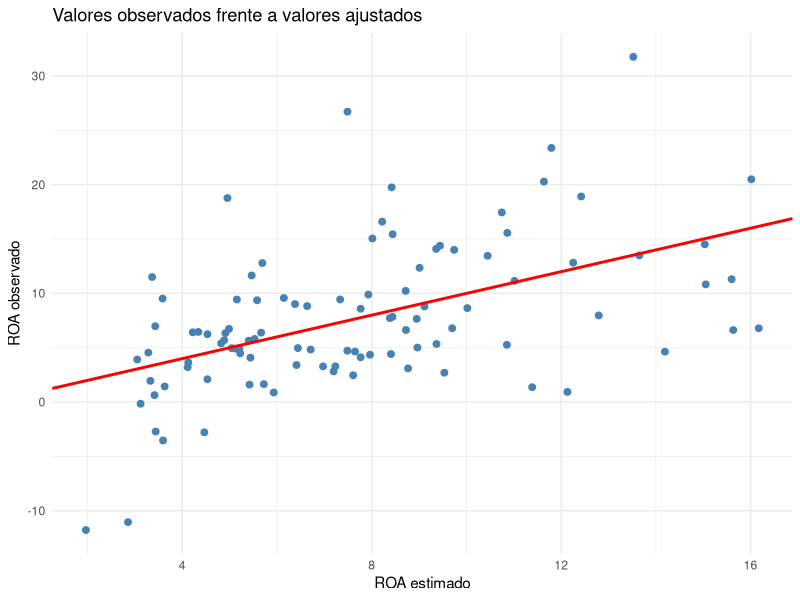

Write the R code that produced this figure. (Note: this script raises an error after producing the figure.)
## ---- chunk 1
#| include: false
library(readxl)
library(dplyr)
library(knitr)
library(ggplot2)
library(car)
library(strucchange)
## ---- chunk 2
datos <- read_excel("data/BD_SABI.xlsx", sheet = "Datos")
modelo <- lm(
    ROA ~ ENDEUDAMIENTO + LIQUIDEZ_INMEDIATA,
    data = datos
)
modelo
## ---- chunk 3
datos$ROA_estimado <- fitted(modelo)

ggplot(datos, aes(x = ROA_estimado, y = ROA)) +
  geom_point(color = "steelblue", size = 2) +
  geom_abline(intercept = 0, slope = 1,
              color = "red", linewidth = 1) +
  labs(
    title = "Valores observados frente a valores ajustados",
    x = "ROA estimado",
    y = "ROA observado"
  ) +
  theme_minimal()
## ---- chunk 4
modelo$residuals
## ---- chunk 5
SCR <- deviance(modelo)
SCR
## ---- chunk 6
n <- nobs(modelo)
k <- length(coef(modelo))

sigma2 <- SCR / (n - k)
sigma2
## ---- chunk 7
sigma(modelo)^2
## ---- chunk 8
vcov(modelo)
## ---- chunk 9
summary(modelo)$r.squared
## ---- chunk 10
datos <- read_excel("data/BD_SABI.xlsx", sheet = "Datos")
set.seed(1234)

# Variable aleatoria independiente del resto
datos$ID <- 1:nrow(datos)

modelo_id <- lm(
    ROA ~ ENDEUDAMIENTO + LIQUIDEZ_INMEDIATA+ID,
    data = datos
)
# Comparación
data.frame(
  Modelo = c("Original", "Con ID"),
  R2 = c(summary(modelo)$r.squared,
         summary(modelo_id)$r.squared),
  R2_corregido = c(summary(modelo)$adj.r.squared,
                   summary(modelo_id)$adj.r.squared)
)
## ---- chunk 11
modelo1 <- lm(
  ROA ~ LIQUIDEZ_INMEDIATA,
  data = datos)
## ---- chunk 12
modelo2 <- lm(
  ROA ~ LIQUIDEZ_INMEDIATA + ENDEUDAMIENTO + EMPLEADOS,
  data = datos
)
## ---- chunk 13
modelo3 <- lm(
  ROA ~ LIQUIDEZ_INMEDIATA + ENDEUDAMIENTO + EMPLEADOS+EBIT,
  data = datos
)
## ---- chunk 14
comparacion <- data.frame(
  Modelo = c(
    "Liquidez + Endeudamiento",
    "Liquidez",
    "Liquidez + Endeudamiento + Empleados",
    "Liquidez + Endeudamiento + Empleados+EBIT"
  ),
  R2 = c(
    summary(modelo)$r.squared,
    summary(modelo1)$r.squared,
    summary(modelo2)$r.squared,
    summary(modelo3)$r.squared
  ),
  R2_corregido = c(
    summary(modelo)$adj.r.squared,
    summary(modelo1)$adj.r.squared,
    summary(modelo2)$adj.r.squared,
    summary(modelo3)$adj.r.squared
  ),
  AIC = c(
    AIC(modelo),
    AIC(modelo1),
    AIC(modelo2),
    AIC(modelo3)
  ),
  BIC = c(
    BIC(modelo),
    BIC(modelo1),
    BIC(modelo2),
     BIC(modelo3)
  )
)

comparacion
## ---- chunk 15
confint(modelo3)
## ---- chunk 16
confint(modelo3, level = 0.90)
## ---- chunk 17
confint(modelo3, level = 0.99)
## ---- chunk 18
b <- coef(modelo)
X <- model.matrix(modelo)
sigma2 <- summary(modelo)$sigma^2
R <- rbind(
  c(0, 1, 0),
  c(0, 1, -1)
)
r <- c(0,0)
q <- nrow(R)
## ---- chunk 19
Fexp <-
t(R %*% b - r) %*%
solve(R %*% solve(t(X)%*%X) %*% t(R)) %*%
(R %*% b - r) /
(q * sigma2)
Fexp
## ---- chunk 20
gl1 <- q
gl2 <- df.residual(modelo)
qf(0.95, gl1, gl2)
## ---- chunk 21
datos <- read_excel("data/BD_IBEX.xlsx", sheet = "Datos")
modeloIBEX<- lm(Rend_IBEX ~ Rend_SP500+ Rend_EUROSTOXX50,
    data = datos
)
modeloIBEX

## ---- chunk 22
vcov(modelo)
## ---- chunk 23
gl <- df.residual(modelo)
alpha <- 0.05
t_teorico <- qt(1 - alpha/2, df = gl)
t_teorico
## ---- chunk 24
gl <- df.residual(modelo)
alpha <- 0.05
t_teorico <- qt(1 - alpha/2, df = gl)
t_teorico
## ---- chunk 25
gl <- df.residual(modelo)
alpha <- 0.1
t_teorico <- qt(1 - alpha/2, df = gl)
t_teorico
## ---- chunk 26
datos <- read_excel("data/BD_IBEX.xlsx", sheet = "Datos")
modeloIBEX <- lm(
    Rend_IBEX ~ Rend_SP500+ Rend_EUROSTOXX50,
    data = datos
)
summary(modeloIBEX)
## ---- chunk 27
datos <- read_excel("data/BD_IBEX.xlsx", sheet = "Datos")
modeloIBEX <- lm(
    Rend_IBEX ~ Rend_SP500+ Rend_EUROSTOXX50,
    data = datos
)
summary(modeloIBEX)
## ---- chunk 28
datos <- read_excel("data/BD_IBEX.xlsx", sheet = "Datos")
modeloIBEX <- lm(
    Rend_IBEX ~ Rend_SP500+ Rend_EUROSTOXX50,
    data = datos
)
anova(modeloIBEX, type = 2)
## ---- chunk 29
linearHypothesis(modelo,
                 c("ENDEUDAMIENTO = 0",
                   "ENDEUDAMIENTO-LIQUIDEZ_INMEDIATA = 0"))
## ---- chunk 30
nueva_empresa <- data.frame(
  ENDEUDAMIENTO = 15,
  LIQUIDEZ_INMEDIATA = 3
)
## ---- chunk 31
predict(
  modelo,
  newdata = nueva_empresa,
  interval = "confidence"
)
## ---- chunk 32
predict(
  modelo,
  newdata = nueva_empresa,
  interval = "prediction"
)
## ---- chunk 33
modeloIBEX <- lm(
  Rend_IBEX ~ Rend_SP500 + Rend_EUROSTOXX50,
  data = datos
)

sctest(
  modeloIBEX,
  type = "Chow",
  point = 36
)
## ---- chunk 34
datos= read_excel('data/BD_FUNCIONPRODUCCION.xlsx')
## ---- chunk 35
summary(datos)
## ---- chunk 36
cor(datos)
## ---- chunk 37
ggplot(datos, aes(x = k, y = q)) +
  geom_point(color = "blue") +
  labs(title = "q vs k", x = "k", y = "q") +
  theme_minimal()
## ---- chunk 38
ggplot(datos, aes(x = A, y = q)) +
  geom_point(color = "red") +
  labs(title = "q vs A", x = "A", y = "q") +
  theme_minimal()
## ---- chunk 39
modelo1=lm(q~k+A, data=datos)
summary(modelo1)
## ---- chunk 40
residuos1=resid(modelo1)
plot(datos$year, residuos1, type = "l", col = "blue", lwd = 2,
     xlab = "Año", ylab = "Residuos modelo 1",
     main = "Residuos de la regresión q ~ k + A")
## ---- chunk 41
q_estimada_modelo1<- fitted(modelo1)
## ---- chunk 42
df <- data.frame(
  año = rep(datos$year, 2),
  valor = c(q_estimada_modelo1, datos$q),
 variable = rep(c("Variable estimada", "Variable observada"), each = nrow(datos))
)

ggplot(df, aes(x = año, y = valor, color = variable)) +
  geom_line(linewidth = 1) +
  labs(title = "Variable estimada vs observada", x = "Año", y = "Valor") +
  theme_minimal()
## ---- chunk 43
modelo2=lm(q~k, data=datos)
summary(modelo2)
## ---- chunk 44
residuos2=resid(modelo2)
df <- data.frame(
  año = rep(datos$year, 2),
  valor = c(residuos2, datos$A),
 variable = rep(c("Residuos", "A"), each = nrow(datos))
)

ggplot(df, aes(x = año, y = valor, color = variable)) +
  geom_line(linewidth = 1) +
  labs(title = "Residuos de q~k y variable A", x = "Año", y = "Valor") +
  theme_minimal()
## ---- chunk 45
demand= read_excel('data/bd3_demand.xlsx')
demand<-as.data.frame(demand)
## ---- chunk 46
modelo1=lm(DAIRY~INC, data=demand)
resultado_modelo1=summary(modelo1)
modelo2=lm(DAIRY~log(INC), data=demand)
resultado_modelo2=summary(modelo2)
modelo3=lm(DAIRY~INC+PUNDER5, data=demand)
resultado_modelo3=summary(modelo3)
modelo4=lm(DAIRY~INC+PUNDER5-1, data=demand)
resultado_modelo4=summary(modelo4)
modelo5=lm(DAIRY~INC+HHSIZE, data=demand)
resultado_modelo5=summary(modelo5)
modelo6=lm(log(DAIRY)~INC,data=demand)
resultado_modelo6=summary(modelo6)
modelo7=lm(log(DAIRY)~INC+PUNDER5,data=demand)
resultado_modelo7=summary(modelo7)
modelo8=lm(log(DAIRY)~INC+PUNDER5-1,data=demand)
resultado_modelo8=summary(modelo8)
## ---- chunk 47
resultados <- data.frame(
Modelo = c("modelo1", "modelo2","modelo3","modelo4","modelo5","modelo6","modelo7","modelo8"),
DF     = c(length(coef(modelo1)), length(coef(modelo2)), length(coef(modelo3)), length(coef(modelo4)), length(coef(modelo5)), length(coef(modelo6)), length(coef(modelo7)), length(coef(modelo8))),
R2_CORREGIDO = c(resultado_modelo1$adj.r.squared,resultado_modelo2$adj.r.squared,resultado_modelo3$adj.r.squared,resultado_modelo4$adj.r.squared,resultado_modelo5$adj.r.squared,resultado_modelo6$adj.r.squared,resultado_modelo7$adj.r.squared,resultado_modelo8$adj.r.squared),
AIC    = c(AIC(modelo1), AIC(modelo2),AIC(modelo3), AIC(modelo4),AIC(modelo5), AIC(modelo6),AIC(modelo7), AIC(modelo8)),
BIC    = c(BIC(modelo1), BIC(modelo2),BIC(modelo3), BIC(modelo4),BIC(modelo5), BIC(modelo6),BIC(modelo7), BIC(modelo8)))
resultados
## ---- chunk 48
datos <- data.frame(
  Y = c(71, 59, 72, 111, 123, 86, 94, 95, 109, 104, 122, 100, 97, 50, 120),
  L = c(39, 21, 27,  46,  51, 31, 58, 59,  52,  60,  53,  45, 30, 26,  52),
  K = c(34, 72, 79, 114,  83, 79, 47, 35, 100,  59, 102,  88, 108, 31, 98)
)

datos$y <- log(datos$Y)
datos$l <- log(datos$L)
datos$k <- log(datos$K)

round(datos, 4)
## ---- chunk 49
modelo <- lm(log(Y) ~ log(L) + log(K), data = datos)
summary(modelo)
## ---- chunk 50
confint(modelo, level = 0.95)                 # IC de los coeficientes
vcov(modelo)                                  # matriz de var-cov
sum(coef(modelo)[2:3])                        # rendimientos a escala estimados
exp(coef(modelo)[1])                          # estimación de A
## ---- chunk 51
test_F <- function(modelo, R, r) {
  R <- matrix(R, ncol = length(coef(modelo)))
  b <- coef(modelo)
  q <- nrow(R)
  d <- R %*% b - r
  Fc <- as.numeric(t(d) %*% solve(R %*% vcov(modelo) %*% t(R)) %*% d / q)
  gl2 <- df.residual(modelo)
  c(F = Fc, gl1 = q, gl2 = gl2,
    F_critico = qf(0.95, q, gl2),
    p_valor = pf(Fc, q, gl2, lower.tail = FALSE))
}

# H0: beta2 + beta3 = 1
test_F(modelo, R = c(0, 1, 1), r = 1)
## ---- chunk 52
car::linearHypothesis(modelo, "log(L) + log(K) = 1")
## ---- chunk 53
test_F(modelo, R = c(0, 1, -1), r = 0)
## ---- chunk 54
plot(fitted(modelo), log(datos$Y), pch = 19, col = "steelblue",
     xlab = "ln Y ajustado", ylab = "ln Y observado",
     main = "Cobb-Douglas: observados vs. ajustados")
abline(0, 1, lty = 2, col = "grey40")
text(fitted(modelo), log(datos$Y), labels = 1:n, pos = 4, cex = 0.7)
## ---- chunk 55
philips= read_excel('data/BD_PHILIPS.xlsx')
philips=as.data.frame(philips)
## ---- chunk 56
knitr::opts_chunk$set(echo = TRUE)
library(readxl)
datos <- read_excel("data/bd6_esperanza.xlsx")
## ---- chunk 57
m_linlin <- lm(Esperanza ~ Gasto + Renta, data = datos)
m_loglin <- lm(log(Esperanza)~ Gasto + Renta, data = datos)
m_linlog <- lm(Esperanza ~ log(Gasto) + Renta, data = datos)     
m_loglog <- lm(log(Esperanza) ~ log(Gasto) + log(Renta), data = datos)
summary(m_linlin)
summary(m_loglin)
summary(m_linlog)
summary(m_loglog)
## ---- chunk 58
m_linlin_ratio <- lm(Esperanza ~ GastoPIB + Renta, data = datos)
m_loglin_ratio <- lm(log(Esperanza)~ GastoPIB + Renta, data = datos)
m_linlog_ratio <- lm(Esperanza ~ log(GastoPIB) + Renta, data = datos) 
m_loglog_ratio <- lm(log(Esperanza) ~ log(GastoPIB)+Renta, data = datos)
summary(m_linlin_ratio)
summary(m_loglin_ratio)
summary(m_linlog_ratio)
summary(m_loglog_ratio)
## ---- chunk 59
m_linlin_sinrenta <- lm(Esperanza ~ GastoPIB, data = datos)
m_loglin_sinrenta <- lm(log(Esperanza)~ GastoPIB, data = datos)
m_linlog_sinrenta <- lm(Esperanza ~ log(GastoPIB), data = datos)
m_loglog_sinrenta <- lm(log(Esperanza) ~ log(GastoPIB), data = datos)
summary(m_linlin_sinrenta)
summary(m_loglin_sinrenta)
summary(m_linlog_sinrenta)
summary(m_loglog_sinrenta)
## ---- chunk 60
resultados <- data.frame(
  modelo = c("lin-lin", "log-lin", "lin-log", "log-log",
             "lin-lin ratio", "log-lin ratio", "lin-log ratio", "log-log ratio",
             "lin-lin sin renta", "log-lin sin renta", "lin-log sin renta", "log-log sin renta"),
  R2 = c(summary(m_linlin)$r.squared,
         summary(m_loglin)$r.squared,
         summary(m_linlog)$r.squared,
         summary(m_loglog)$r.squared,
         summary(m_linlin_ratio)$r.squared,
         summary(m_loglin_ratio)$r.squared,
         summary(m_linlog_ratio)$r.squared,
         summary(m_loglog_ratio)$r.squared,
         summary(m_linlin_sinrenta)$r.squared,
         summary(m_loglin_sinrenta)$r.squared,
         summary(m_linlog_sinrenta)$r.squared,
         summary(m_loglog_sinrenta)$r.squared),
  R2_ajustado = c(summary(m_linlin)$adj.r.squared,
                  summary(m_loglin)$adj.r.squared,
                  summary(m_linlog)$adj.r.squared,
                  summary(m_loglog)$adj.r.squared,
                  summary(m_linlin_ratio)$adj.r.squared,
                  summary(m_loglin_ratio)$adj.r.squared,
                  summary(m_linlog_ratio)$adj.r.squared,
                  summary(m_loglog_ratio)$adj.r.squared,
                  summary(m_linlin_sinrenta)$adj.r.squared,
                  summary(m_loglin_sinrenta)$adj.r.squared,
                  summary(m_linlog_sinrenta)$adj.r.squared,
                  summary(m_loglog_sinrenta)$adj.r.squared)
)
resultados
## ---- chunk 61
AIC(m_linlin,m_loglin,m_linlog,m_loglog,m_linlin_ratio,m_loglin_ratio,m_linlog_ratio,m_loglog_ratio,m_linlin_sinrenta,m_loglin_sinrenta,m_linlog_sinrenta,m_loglog_sinrenta)
BIC(m_linlin,m_loglin,m_linlog,m_loglog,m_linlin_ratio,m_loglin_ratio,m_linlog_ratio,m_loglog_ratio,m_linlin_sinrenta,m_loglin_sinrenta,m_linlog_sinrenta,m_loglog_sinrenta)
## ---- chunk 62
Salario = c(4.45, 5.77, 7.31, 7.81, 10.67, 13.61)
Escolaridad = c(6, 7, 10, 12, 15, 17)

datos = data.frame(Salario, Escolaridad)
names(datos) = c("Salario medio (euros/hora)", "Escolarización (años)")

kable(datos, align="c")
## ---- chunk 63
y = Salario
cte = rep(1, length(y))
X = cbind(cte, Escolaridad)
# 
n = nrow(X)
k = ncol(X)
XX = crossprod(X)
XXinv = solve(XX)
Xy = crossprod(X, y)
colnames(Xy) = c("Salario")
#
beta = as.matrix(XXinv%*%Xy)
e = y - X%*%beta
sigma = crossprod(e)/(n-k)
SCT = crossprod(y) - n*mean(y)*mean(y)
SCE = crossprod(beta, Xy) - n*mean(y)*mean(y)
SCR = crossprod(y) - crossprod(beta, Xy)
R2_1 = SCE/SCT
R2_2 = 1 - SCR/SCT
R2 = R2_1
R2c = 1 - (1-R2)*((n-1)/(n-k))
solucion = list(XX, XXinv, Xy, beta, e, as.double(sigma), as.double(SCT), as.double(SCE), as.double(SCR), as.double(R2_1), as.double(R2_2), as.double(R2c))
names(solucion) = c("XtX", "inversa XtX", "Xty", "beta", "e", "sigma", "SCT", "SCE", "SCR", "R2 = SCE/SCT", "R2 = 1 - SCR/SCT", "R2 corregido")
solucion0 = solucion
## ---- chunk 64
X = read.table("data/ortogonal1.txt", header=TRUE, sep=";", dec = ".")  # muy importante indicar el delimitador decimal (si no se dice nada, es el punto)
X = as.matrix(X)
y = 3*X[,1] + 2*X[,2] - 3*X[,3] + round(rnorm(nrow(X), 0, 2), 0)

data.frame(y, X)
## ---- chunk 65
XX = crossprod(X)
XXinv = solve(XX)
XXinv
## ---- chunk 66
Xy = crossprod(X, y)
colnames(Xy) = c("y")
Xy 
## ---- chunk 67
# soluciones
n = nrow(X)
k = ncol(X)
beta = as.matrix(XXinv%*%Xy)
e = y - X%*%beta
sigma = crossprod(e)/(n-k)
SCT = crossprod(y) - n*mean(y)*mean(y)
SCE = crossprod(beta, Xy) - n*mean(y)*mean(y)
SCR = crossprod(y) - crossprod(beta, Xy)
R2_1 = SCE/SCT
R2_2 = 1 - SCR/SCT
R2 = R2_1
R2c = 1 - (1-R2)*((n-1)/(n-k))
solucion = list(beta, e, as.double(sigma), as.double(SCT), as.double(SCE), as.double(SCR), as.double(R2_1), as.double(R2_2), as.double(R2c))
names(solucion) = c("beta", "e", "sigma", "SCT", "SCE", "SCR", "R2 = SCE/SCT", "R2 = 1 - SCR/SCT", "R2 corregido")
solucionA = solucion
## ---- chunk 68
X = read.table("data/ortogonal2.txt", header=TRUE, sep=";", dec = ".")  # muy importante indicar el delimitador decimal (si no se dice nada, es el punto)
X = as.matrix(X)
y = 3*X[,1] + 2*X[,2] - 3*X[,3] + round(rnorm(nrow(X), 0, 2), 0)

data.frame(y, X)
## ---- chunk 69
XX = crossprod(X)
XXinv = solve(XX)
XXinv
## ---- chunk 70
Xy = crossprod(X, y)
colnames(Xy) = c("y")
Xy 
## ---- chunk 71
# soluciones
n = nrow(X)
k = ncol(X)
beta = as.matrix(XXinv%*%Xy)
e = y - X%*%beta
sigma = crossprod(e)/(n-k)
SCT = crossprod(y) - n*mean(y)*mean(y)
SCE = crossprod(beta, Xy) - n*mean(y)*mean(y)
SCR = crossprod(y) - crossprod(beta, Xy)
R2_1 = SCE/SCT
R2_2 = 1 - SCR/SCT
R2 = R2_1
R2c = 1 - (1-R2)*((n-1)/(n-k))
solucion = list(beta, e, as.double(sigma), as.double(SCT), as.double(SCE), as.double(SCR), as.double(R2_1), as.double(R2_2), as.double(R2c))
names(solucion) = c("beta", "e", "sigma", "SCT", "SCE", "SCR", "R2 = SCE/SCT", "R2 = 1 - SCR/SCT", "R2 corregido")
solucionB = solucion
## ---- chunk 72
X = read.table("data/ortogonal3.txt", header=TRUE, sep=";", dec = ".")  # muy importante indicar el delimitador decimal (si no se dice nada, es el punto)
X = as.matrix(X)
y = 3*X[,1] + 2*X[,2] - 3*X[,3] + round(rnorm(nrow(X), 0, 2), 0)

data.frame(y, X)
## ---- chunk 73
XX = crossprod(X)
XXinv = solve(XX)
XXinv
## ---- chunk 74
Xy = crossprod(X, y)
colnames(Xy) = c("y")
Xy 
## ---- chunk 75
# soluciones
n = nrow(X)
k = ncol(X)
beta = as.matrix(XXinv%*%Xy)
e = y - X%*%beta
sigma = crossprod(e)/(n-k)
SCT = crossprod(y) - n*mean(y)*mean(y)
SCE = crossprod(beta, Xy) - n*mean(y)*mean(y)
SCR = crossprod(y) - crossprod(beta, Xy)
R2_1 = SCE/SCT
R2_2 = 1 - SCR/SCT
R2 = R2_1
R2c = 1 - (1-R2)*((n-1)/(n-k))
solucion = list(beta, e, as.double(sigma), as.double(SCT), as.double(SCE), as.double(SCR), as.double(R2_1), as.double(R2_2), as.double(R2c))
names(solucion) = c("beta", "e", "sigma", "SCT", "SCE", "SCR", "R2 = SCE/SCT", "R2 = 1 - SCR/SCT", "R2 corregido")
solucionC = solucion
